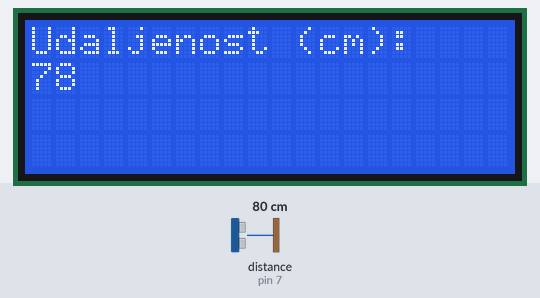
Bench run of a sketch on a simulated Arduino Uno, built with avr-gcc and run on an emulated ATmega328P. On the bench: 20×4 character LCD. Wiring (inferred from the names in the program): ultrasonic range finder: trigger pin 6; echo pin 7. The inputs (shaded band) are chosen by the test bench; at power-on: distance to the obstacle (sensor on pin 7) 80 cm. The echo pulse lasts 58.3 µs per cm.

Above: at 2.2 s.
2.3 s: distance to the obstacle (sensor on pin 7) set to 60 cm
At 3.0 s:
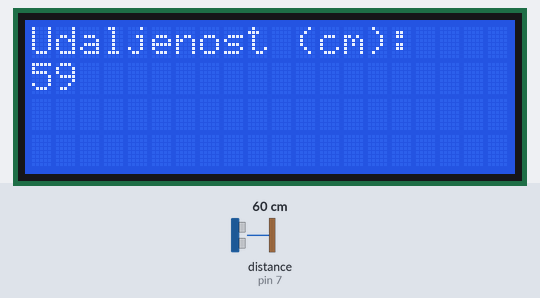
5.3 s: distance to the obstacle (sensor on pin 7) set to 250 cm
At 6.7 s:
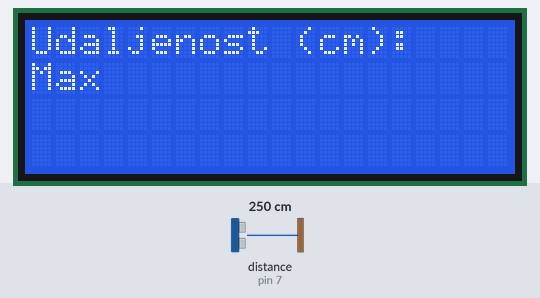
9.8 s: distance to the obstacle (sensor on pin 7) set to 60 cm
At 10.6 s:
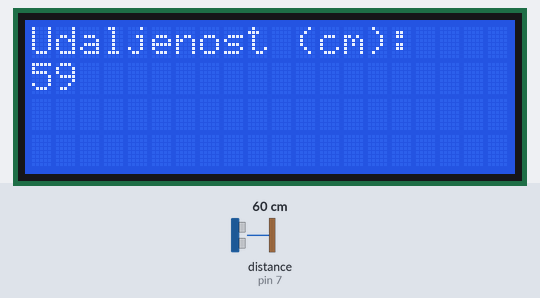
12.8 s: distance to the obstacle (sensor on pin 7) set to 203 cm
At 13.7 s:
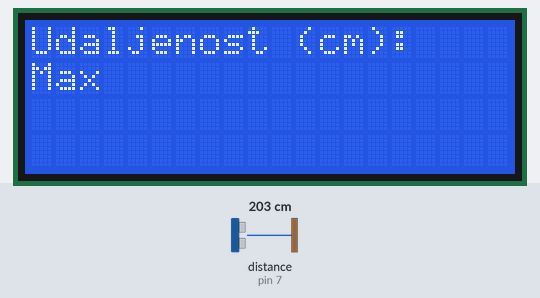
14.4 s: distance to the obstacle (sensor on pin 7) set to 35 cm
At 14.8 s:
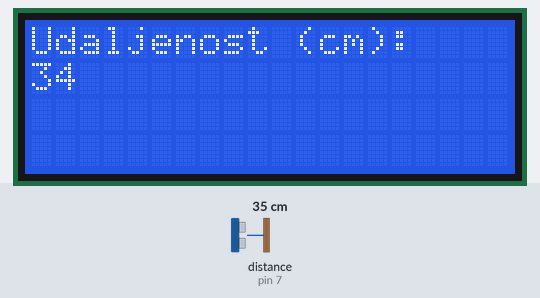
Timing chart, 0 to 17.4 s (numbered marks = the images above; inputs shaded):
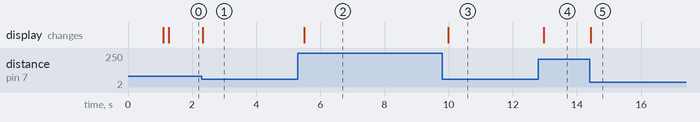

Measured:
- after the input at 2.3 s, the display: changes at once (image 1)
- after the input at 5.3 s, the display: changes after 0.20 s (image 2)
- after the input at 9.8 s, the display: changes after 0.18 s (image 3)
- after the input at 12.8 s, the display: changes after 0.17 s (image 4)
- after the input at 14.4 s, the display: changes at once (image 5)

The sketch:

Ultrasonic_LCD_write.ino
```cpp
//pins Ultrasonic sensor
const int trigPin = 6;
const int echoPin = 7;

//Ultrasonic variables
long duration;
int distance;
const int Max = 200;

#include<Wire.h>
#include<LiquidCrystal_I2C.h>

LiquidCrystal_I2C lcd(0x3F,20,4); //lcd address 0x3F

void Ultrasonic(){
// Clears the trigPin
digitalWrite(trigPin, LOW);
delayMicroseconds(2);
// Sets the trigPin on HIGH state for 10 micro seconds
digitalWrite(trigPin, HIGH);
delayMicroseconds(10);
digitalWrite(trigPin, LOW);
// Reads the echoPin, returns the sound wave travel time in microseconds
duration = pulseIn(echoPin, HIGH);
// Calculating the distance
distance= duration*0.034/2;
// Prints the distance on LCD
lcd.clear();
lcd.setCursor(0,0);
lcd.print("Udaljenost (cm):");
lcd.setCursor(0,1);
if(distance < Max){
lcd.print(distance);
delay(150);
}else{
lcd.print("Max");
delay(150);
}

}

void setup(){
  //setup ultrasonic variables
  pinMode(trigPin, OUTPUT);
  pinMode(echoPin, INPUT);
  Serial.begin(9600);
  //setup lcd
  lcd.init();
  lcd.backlight();
  lcd.setCursor(2,0);
  lcd.print("Welcome");
  delay(1000);
}

void loop(){
  Ultrasonic();
}
```
